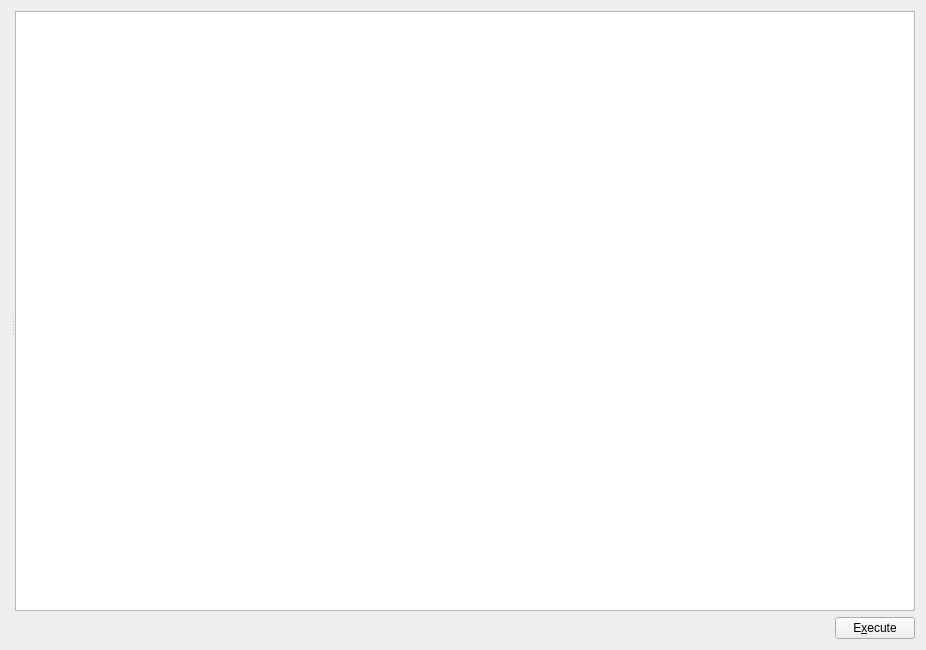
<?xml version="1.0" encoding="UTF-8"?>
<ui version="4.0">
 <class>WorkflowWidget</class>
 <widget class="QWidget" name="WorkflowWidget">
  <property name="geometry">
   <rect>
    <x>0</x>
    <y>0</y>
    <width>922</width>
    <height>646</height>
   </rect>
  </property>
  <property name="windowTitle">
   <string/>
  </property>
  <layout class="QGridLayout" name="gridLayout">
   <item row="0" column="0">
    <widget class="QSplitter" name="splitter">
     <property name="orientation">
      <enum>Qt::Horizontal</enum>
     </property>
     <widget class="StepTree" name="stepTree" native="true"/>
     <widget class="QWidget" name="layoutWidget">
      <layout class="QVBoxLayout" name="verticalLayout">
       <item>
        <widget class="WorkflowGraphicsView" name="graphicsView">
         <property name="minimumSize">
          <size>
           <width>900</width>
           <height>600</height>
          </size>
         </property>
        </widget>
       </item>
       <item>
        <layout class="QHBoxLayout" name="horizontalLayout">
         <item>
          <spacer name="horizontalSpacer">
           <property name="orientation">
            <enum>Qt::Horizontal</enum>
           </property>
           <property name="sizeHint" stdset="0">
            <size>
             <width>40</width>
             <height>20</height>
            </size>
           </property>
          </spacer>
         </item>
         <item>
          <widget class="QPushButton" name="executeButton">
           <property name="text">
            <string>E&amp;xecute</string>
           </property>
          </widget>
         </item>
        </layout>
       </item>
      </layout>
     </widget>
    </widget>
   </item>
  </layout>
 </widget>
 <customwidgets>
  <customwidget>
   <class>StepTree</class>
   <extends>QWidget</extends>
   <header>widgets.steptree</header>
   <container>1</container>
  </customwidget>
  <customwidget>
   <class>WorkflowGraphicsView</class>
   <extends>QGraphicsView</extends>
   <header>widgets.workflowgraphicsview</header>
  </customwidget>
 </customwidgets>
 <resources/>
 <connections/>
</ui>
